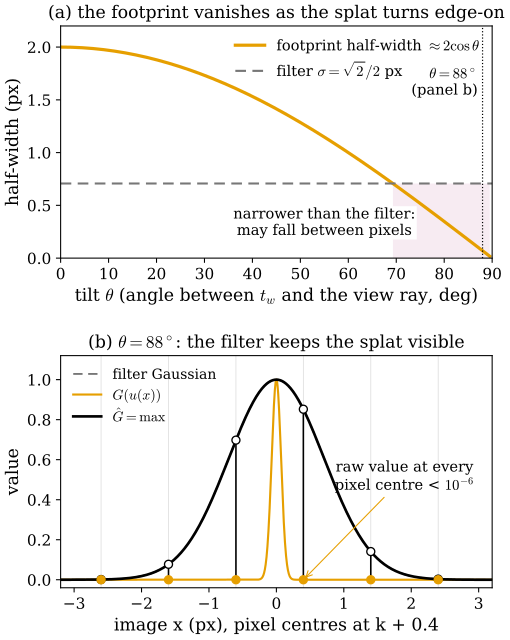

Here is the Python script that generated this plot:
"""Figure 30.3.3: a splat seen edge-on collapses to a line; the screen-space low-pass filter of 2DGS (Section 30.3).

Flatland, focal length f = 1000 px, splat with scale s = 0.004 centered on the optical axis at depth 2
(so its 1-sigma half-width is s f/z = 2 px when it faces the camera), tilted by theta (angle between t_w and the view ray).
(a) 1-sigma half-width of the footprint on the image (exact, from the ray-splat intersection) versus theta; it follows
    2 cos(theta) px. Dashed: the filter radius sigma = sqrt(2)/2 px (FilterSize in diff-surfel-rasterization).
(b) theta = 88 deg, pixel centres at x = k + 0.4 (the projected center sits 0.4 px from the nearest pixel centre):
    thin orange = G(u(x)) (a spike of half-width 0.07 px), gray dashed = the filter Gaussian exp(-|x - c|^2/(2 sigma^2)),
    black = G_hat = max of the two (2DGS, eq. (11) of [Huang24]); stems = values at pixel centres
    (orange: raw, black: filtered).
Self-checks: half-width formula; raw values at pixel centres < 1e-6; filtered value at the nearest pixel exp(-0.16).

Run from the project root: ``PYTHONPATH=tools python3 chapters/30-radiance-field-surfaces/figures/fig-30-3-3-edge-on-filter.py``
"""

import os

os.environ.setdefault("OMP_NUM_THREADS", "4")
os.environ.setdefault("OPENBLAS_NUM_THREADS", "4")

import dgfig

dgfig.setup()

import matplotlib
import matplotlib.pyplot as plt
import numpy as np

matplotlib.rcParams.update({"font.size": 13, "axes.titlesize": 13.5, "axes.labelsize": 13,
                            "xtick.labelsize": 11.5, "ytick.labelsize": 11.5, "legend.fontsize": 11.5})
C = dgfig.COLORS
FPX, S, Z = 1000.0, 0.004, 2.0
SIG = np.sqrt(2) / 2


def splat(phi_deg):
    cc = np.array([0.0, Z])
    ph = np.radians(phi_deg)
    n = np.array([[np.cos(ph), -np.sin(ph)], [np.sin(ph), np.cos(ph)]]) @ np.array([0.0, -1.0])
    return cc, np.array([n[1], -n[0]])


def xi_of_u(u, cc, t):
    p = cc + S * u * t
    return p[0] / p[1]


def u_of_x(xpix, cc, t):
    xi = xpix / FPX
    return -(cc[0] - cc[1] * xi) / (S * (t[0] - t[1] * xi))


phis = np.linspace(0, 89.5, 400)
hw = np.array([abs(xi_of_u(1, *splat(p)) - xi_of_u(-1, *splat(p))) * FPX / 2 for p in phis])
assert np.allclose(hw, 2 * np.cos(np.radians(phis)), atol=2e-3)
phi_cross = np.degrees(np.arccos(SIG / 2))
print(f"half-width = sigma at phi = {phi_cross:.1f} deg")

fig, (axa, axb) = plt.subplots(2, 1, figsize=(5.8, 7.6), gridspec_kw=dict(hspace=0.42))
axa.plot(phis, hw, color=C["accent"], lw=2.4, label=r"footprint half-width $\approx 2\cos\theta$")
axa.axhline(SIG, color=C["aux"], lw=1.6, ls=(0, (5, 3)), label=r"filter $\sigma = \sqrt{2}/2$ px")
axa.fill_between(phis, 0, SIG, where=hw < SIG, color=C["covector"], alpha=0.15, lw=0)
axa.axvline(88, color=C["main"], lw=0.9, ls=":")
axa.text(87.0, 1.55, r"$\theta = 88^\circ$" + "\n(panel b)", ha="right", fontsize=11)
axa.text(55, 0.22, "narrower than the filter:\nmay fall between pixels", fontsize=11, ha="center",
         bbox=dict(fc="white", ec="none", pad=1))
axa.set_xlim(0, 90)
axa.set_ylim(0, 2.2)
axa.set_xlabel(r"tilt $\theta$ (angle between $t_w$ and the view ray, deg)")
axa.set_ylabel("half-width (px)")
axa.legend(loc="upper right", frameon=False, fontsize=11)
axa.set_title("(a) the footprint vanishes as the splat turns edge-on", fontsize=13)

cc, t = splat(88.0)
xs = np.linspace(-3.2, 3.2, 20001)
Graw = np.exp(-0.5 * u_of_x(xs, cc, t) ** 2)
Gfil = np.exp(-0.5 * (xs - 0.0) ** 2 / SIG ** 2)
Ghat = np.maximum(Graw, Gfil)
pix = np.arange(-3, 3) + 0.4
gr = np.exp(-0.5 * u_of_x(pix, cc, t) ** 2)
gh = np.maximum(gr, np.exp(-0.5 * pix ** 2 / SIG ** 2))
assert gr.max() < 1e-6 and abs(gh.max() - np.exp(-0.16)) < 1e-12
axb.plot(xs, Gfil, color=C["aux"], lw=1.4, ls=(0, (5, 3)), label="filter Gaussian")
axb.plot(xs, Graw, color=C["accent"], lw=1.6, label=r"$G(u(x))$")
axb.plot(xs, Ghat, color=C["main"], lw=2.0, label=r"$\hat G = \max$")
mk, st, bl = axb.stem(pix, gh, linefmt="k-", markerfmt="ko", basefmt=" ")
plt.setp(st, lw=1.2)
plt.setp(mk, ms=6, mfc="white")
axb.plot(pix, gr, "o", color=C["accent"], ms=6, zorder=6)
axb.annotate("raw value at every\npixel centre < " + r"$10^{-6}$", xy=(pix[3], 0.0), xytext=(1.9, 0.45), fontsize=11,
             ha="center", arrowprops=dict(arrowstyle="->", lw=0.8, color=C["accent"]))
for p in pix:
    axb.axvline(p, color="#DDDDDD", lw=0.6, zorder=0)
axb.set_xlim(-3.2, 3.2)
axb.set_ylim(-0.04, 1.12)
axb.set_xlabel("image x (px), pixel centres at k + 0.4")
axb.set_ylabel("value")
axb.legend(loc="upper left", frameon=False, fontsize=10.5)
axb.set_title(r"(b) $\theta = 88^\circ$: the filter keeps the splat visible", fontsize=13)
dgfig.save(fig, __file__)
